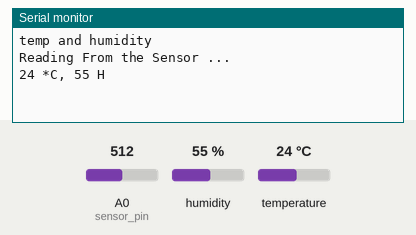
The sketch below on a simulated Arduino Uno, built with avr-gcc and run on an emulated ATmega328P. Shown: the last lines printed to the serial monitor. Inputs (shaded band) come from the test bench; at power-on: humidity 55 %, A0 (sensor_pin) = 512, temperature 24 °C.

Above: at 3.2 s.
3.3 s: humidity set to 22 %
At 4.5 s:
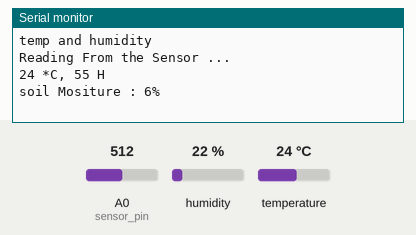
8.0 s: A0 (sensor_pin) set to 716
At 11.4 s:
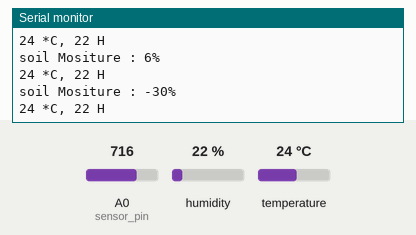
11.6 s: temperature set to 12 °C
At 14.0 s:
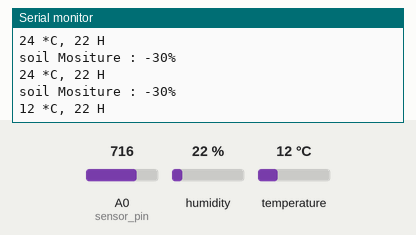
15.2 s: A0 (sensor_pin) set to 900
At 17.4 s:
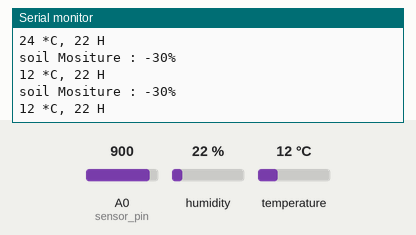
18.8 s: humidity set to 40 %
At 20.0 s:
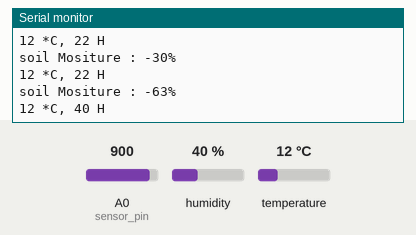
Timing chart, 0 to 21.8 s (numbered marks = the images above; inputs shaded):
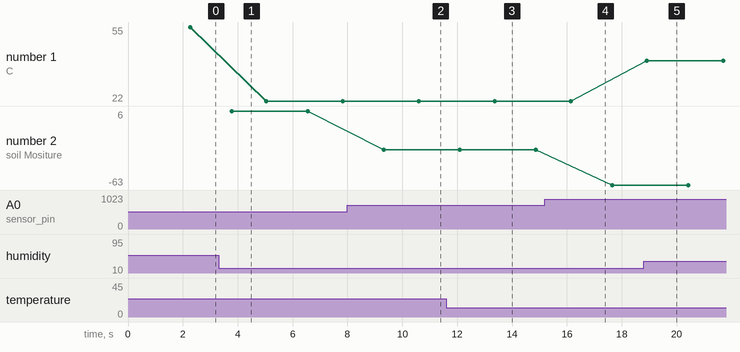

Measured:
- after the input at 8.0 s, the serial monitor: prints a new line after 1.3 s (image 2)
- after the input at 11.6 s, the serial monitor: prints a new line after 1.8 s (image 3)
- after the input at 18.8 s, the serial monitor: prints a new line after 0.12 s (image 5)
- plotted number 1: 55 → 22 after the input at 3.3 s, 22 → 40 after the input at 18.8 s
- plotted number 2: 6 → -30 after the input at 8.0 s, -30 → -63 after the input at 15.2 s

The sketch:

soil_dht11.ino
```cpp
#include <SimpleDHT.h>

// for DHT11,
//      VCC: 5V or 3V
//      GND: GND
//      DATA: 2
int pinDHT11 = 2;
SimpleDHT11 dht11(pinDHT11);
int sensor_pin = A0;

int output_value ;

void setup() {
  // start working...
  Serial.begin(9600);
  Serial.println("temp and humidity");
  Serial.println("Reading From the Sensor ...");
  delay(2000);
}

void loop() {
 delay(250);
  // read without samples.
  byte temperature = 0;
  byte humidity = 0;
  int err = SimpleDHTErrSuccess;
  if ((err = dht11.read(&temperature, &humidity, NULL)) != SimpleDHTErrSuccess) {
    Serial.print("Read DHT11 failed, err="); Serial.println(err);delay(1000);
    return;
  }
  Serial.print((int)temperature); Serial.print(" *C, ");
  Serial.print((int)humidity); Serial.println(" H");

  // DHT11 sampling rate is 1HZ.
  delay(1500);
  output_value= analogRead(sensor_pin);

   output_value = map(output_value,550,0,0,100);

   Serial.print("soil Mositure : ");

   Serial.print(output_value);

   Serial.println("%");

   delay(1000);

}
```
